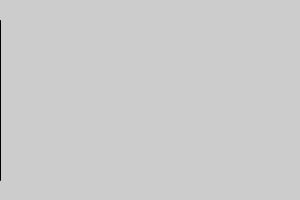
Frame 1 (no input)
Frame 60 (the mouse pressed at the canvas centre just before this capture): blank canvas, image omitted
Frame 120 (the mouse held since frame 60 and released just before this capture): blank canvas, image omitted

The Processing sketch that drew this single still picture (run headless with seeded random() and noise(); from frame 60 on, the mouse is pressed at the canvas centre):

// Processing sketch: animLineIf
// ── animLineIf.pde
//infinite line animation
//////////////////////////////

void setup() 
{
  size(300,200);
  frameRate(60);
}

int pos = 0;

void draw() 
{
  background(204);
  line(pos, 20, pos, height-20 );
  pos++;
  
  if (pos > width) //already outside the window?
    pos = 0;//go back to initial position!
}

//https://github.com/borkowsk/bookProcessingEN
